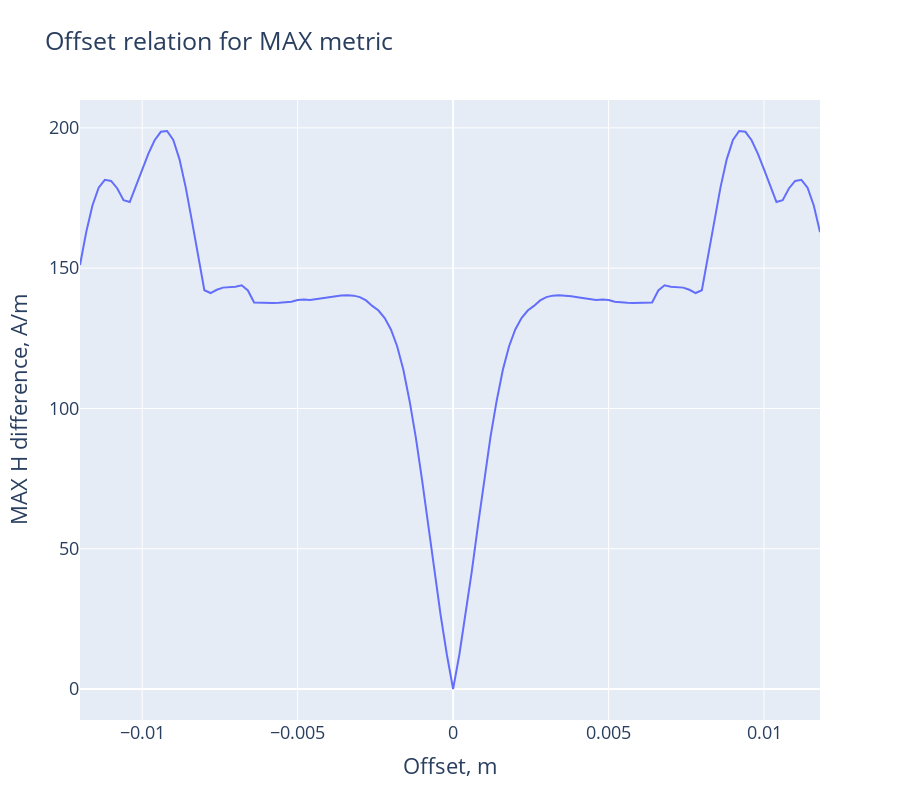

The notebook cell saved with this chart:
### Code cell
fig = px.line(x=off_range, y=metric_range_offset, title='Offset relation for MAX metric')
fig.update_layout(
    height=800 , xaxis_title="Offset, m", yaxis_title="MAX H difference, A/m",
    font=dict(
        size=18
    )
)
fig.show()
fig.write_image('./plots/max_off.png')
